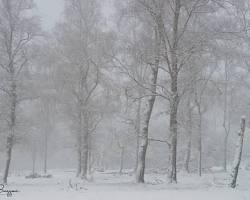
//> input picture images.png, 250 x 200 px
$ ./main   (built with g++ and OpenCV 4)
//> lines starting //> are read from the running program, lines starting //| are printed output that depends on the picture
#include <opencv2/opencv.hpp>
#include <iostream>
#include <vector>

void histogram(const unsigned char* in, int* histogram, int ile_pixeli) {
	std::fill(histogram, histogram + 256, 0);
	for (int i = 0; i < ile_pixeli; i++) {
		histogram[in[i]]++;
	}
}

void dystrybuanta(const int* histogram, float* cdf) {
	cdf[0] = (float)histogram[0];
	for (int i = 1; i < 256; i++) {
		cdf[i] = cdf[i - 1] + (float)histogram[i];
	}
}

void LUT(const float* cdf, unsigned char* lut, float ile_pixeli) {
	float cdf_min = 0.0;
	for (int i = 0; i < 256; i++) {
		if (cdf[i] > cdf_min) {
			cdf_min = cdf[i];
			break;
		}
	}
	for (int i = 0; i < 256; i++) {
		lut[i] = cv::saturate_cast<uchar>(round((cdf[i] - cdf_min) / (ile_pixeli - cdf_min) * 255.0f));
	}
}

void stosuj_LUT(const unsigned char* in, unsigned char* out, const unsigned char* lut, int ile_pixeli) {
	for (int i = 0; i < ile_pixeli; i++) {
		out[i] = lut[in[i]];
	}
}

int main() {

	std::string path = "images.png";
	cv::Mat zdj = cv::imread(path, cv::IMREAD_GRAYSCALE);
//> zdj: 200 rows x 250 cols, CV_8UC1; min 72, max 240, mean 159.1
	if (zdj.empty()) {
		std::cerr << "Nie mozna wczytac obrazu" << std::endl;
		return -1;
	}
	if (!zdj.isContinuous()) {
		zdj = zdj.clone();
	}
	int wysokosc = zdj.rows;
//> wysokosc = 200
	int szerokosc = zdj.cols;
//> szerokosc = 250
	int ile_pixeli = szerokosc * wysokosc;
//> ile_pixeli = 50000

	std::vector<unsigned char> zdj_in(zdj.data, zdj.data + ile_pixeli);
//> zdj_in = 50000 items
	std::vector<unsigned char> zdj_out(ile_pixeli);
	std::vector<int> hist(256);
	std::vector<float> dys(256);
	std::vector<unsigned char> lutable(256);

	auto start = std::chrono::high_resolution_clock::now();

	histogram(zdj_in.data(), hist.data(), ile_pixeli);
//> hist = 256 values, max 1387 at index 155, min 0 at index 0, mean 195.3
	dystrybuanta(hist.data(), dys.data());
//> dys = 256 values from 0 to 50000
	LUT(dys.data(), lutable.data(), ile_pixeli);
//> the loop in LUT, `for (int i = 0; i < 256; i++)` made 73 passes
//> cdf_min on pass 73: 1
//> after the loop in LUT, `for (int i = 0; i < 256; i++)`: cdf_min = 1
//> lutable = 256 values from 0 to 255
	stosuj_LUT(zdj_in.data(), zdj_out.data(), lutable.data(), ile_pixeli);
//> zdj_out = 50000 items

	auto end = std::chrono::high_resolution_clock::now();
	std::chrono::duration<double, std::milli> duration = end - start;
	std::cout << "czas wykonania: " << duration.count() << " ms" << std::endl;

	cv::Mat wynik (wysokosc, szerokosc, CV_8U, zdj_out.data());
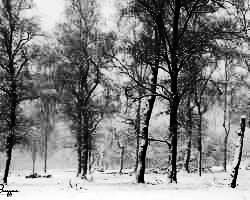
//> wynik: 200 rows x 250 cols, CV_8UC1; min 0, max 255, mean 129.6
	cv::Mat wzorzec;
	cv::equalizeHist(zdj, wzorzec);

	cv::imshow("oryginał", zdj);
	cv::imshow("Wynik equalizacji", wynik);
	cv::imshow("cv::equalizeHist", wzorzec);

	cv::waitKey(0);
	return 0;
}
